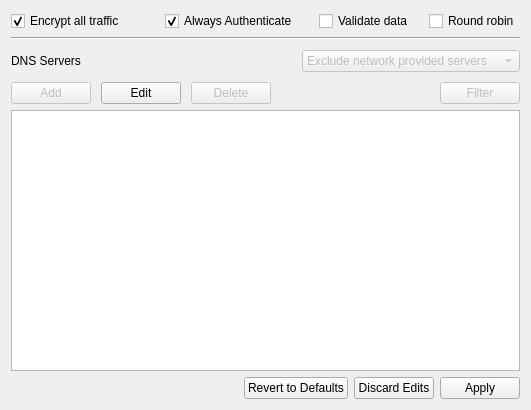
<?xml version="1.0" encoding="UTF-8"?>
<ui version="4.0">
 <class>NetworkProfileWidget</class>
 <widget class="QWidget" name="NetworkProfileWidget">
  <property name="geometry">
   <rect>
    <x>0</x>
    <y>0</y>
    <width>531</width>
    <height>410</height>
   </rect>
  </property>
  <property name="sizePolicy">
   <sizepolicy hsizetype="Expanding" vsizetype="Expanding">
    <horstretch>0</horstretch>
    <verstretch>0</verstretch>
   </sizepolicy>
  </property>
  <property name="windowTitle">
   <string>Network type settings</string>
  </property>
  <layout class="QVBoxLayout" name="verticalLayout">
   <item>
    <layout class="QVBoxLayout" name="verticalLayout_11" stretch="3,90,1">
     <item>
      <layout class="QVBoxLayout" name="verticalLayout_5" stretch="10,10">
       <property name="sizeConstraint">
        <enum>QLayout::SetDefaultConstraint</enum>
       </property>
       <item>
        <layout class="QHBoxLayout" name="horizontalLayout_7" stretch="10,10,7,0">
         <item>
          <widget class="QCheckBox" name="encryptAllTraffic">
           <property name="text">
            <string>Encrypt all traffic</string>
           </property>
           <property name="checked">
            <bool>true</bool>
           </property>
          </widget>
         </item>
         <item>
          <widget class="QCheckBox" name="alwaysAuthenticate">
           <property name="text">
            <string>Always Authenticate</string>
           </property>
           <property name="checked">
            <bool>true</bool>
           </property>
          </widget>
         </item>
         <item>
          <widget class="QCheckBox" name="validateData">
           <property name="text">
            <string>Validate data</string>
           </property>
          </widget>
         </item>
         <item>
          <widget class="QCheckBox" name="roundRobin">
           <property name="text">
            <string>Round robin</string>
           </property>
          </widget>
         </item>
        </layout>
       </item>
       <item>
        <layout class="QVBoxLayout" name="verticalLayout_6" stretch="1,0,1">
         <property name="spacing">
          <number>10</number>
         </property>
         <item>
          <widget class="Line" name="line_3">
           <property name="orientation">
            <enum>Qt::Horizontal</enum>
           </property>
          </widget>
         </item>
         <item>
          <layout class="QHBoxLayout" name="horizontalLayout_8" stretch="5,20,20">
           <item>
            <widget class="QLabel" name="label_6">
             <property name="text">
              <string>DNS Servers</string>
             </property>
            </widget>
           </item>
           <item>
            <spacer name="horizontalSpacer_2">
             <property name="orientation">
              <enum>Qt::Horizontal</enum>
             </property>
             <property name="sizeHint" stdset="0">
              <size>
               <width>40</width>
               <height>20</height>
              </size>
             </property>
            </spacer>
           </item>
           <item>
            <widget class="QComboBox" name="comboBox">
             <property name="enabled">
              <bool>false</bool>
             </property>
             <item>
              <property name="text">
               <string>Exclude network provided servers</string>
              </property>
             </item>
             <item>
              <property name="text">
               <string>Include network provided servers</string>
              </property>
             </item>
             <item>
              <property name="text">
               <string>Use only network provided servers</string>
              </property>
             </item>
            </widget>
           </item>
          </layout>
         </item>
         <item>
          <layout class="QHBoxLayout" name="horizontalLayout_9">
           <item>
            <widget class="QPushButton" name="addServerButton">
             <property name="enabled">
              <bool>false</bool>
             </property>
             <property name="text">
              <string>Add</string>
             </property>
            </widget>
           </item>
           <item>
            <widget class="QPushButton" name="editServerButton">
             <property name="enabled">
              <bool>true</bool>
             </property>
             <property name="text">
              <string>Edit</string>
             </property>
            </widget>
           </item>
           <item>
            <widget class="QPushButton" name="deleteServerButton">
             <property name="enabled">
              <bool>false</bool>
             </property>
             <property name="text">
              <string>Delete</string>
             </property>
            </widget>
           </item>
           <item>
            <spacer name="horizontalSpacer_5">
             <property name="orientation">
              <enum>Qt::Horizontal</enum>
             </property>
             <property name="sizeHint" stdset="0">
              <size>
               <width>40</width>
               <height>20</height>
              </size>
             </property>
            </spacer>
           </item>
           <item>
            <widget class="QPushButton" name="pushButton_7">
             <property name="enabled">
              <bool>false</bool>
             </property>
             <property name="text">
              <string>Filter</string>
             </property>
            </widget>
           </item>
          </layout>
         </item>
        </layout>
       </item>
      </layout>
     </item>
     <item>
      <widget class="QTableView" name="serverTable"/>
     </item>
     <item>
      <layout class="QHBoxLayout" name="horizontalLayout_5">
       <property name="spacing">
        <number>6</number>
       </property>
       <item>
        <spacer name="horizontalSpacer_7">
         <property name="orientation">
          <enum>Qt::Horizontal</enum>
         </property>
         <property name="sizeHint" stdset="0">
          <size>
           <width>40</width>
           <height>20</height>
          </size>
         </property>
        </spacer>
       </item>
       <item>
        <widget class="QPushButton" name="revertButton">
         <property name="text">
          <string>Revert to Defaults</string>
         </property>
        </widget>
       </item>
       <item>
        <widget class="QPushButton" name="discardButton">
         <property name="text">
          <string>Discard Edits</string>
         </property>
        </widget>
       </item>
       <item>
        <widget class="QPushButton" name="applyButton">
         <property name="text">
          <string>Apply</string>
         </property>
        </widget>
       </item>
      </layout>
     </item>
    </layout>
   </item>
  </layout>
 </widget>
 <resources/>
 <connections/>
</ui>
